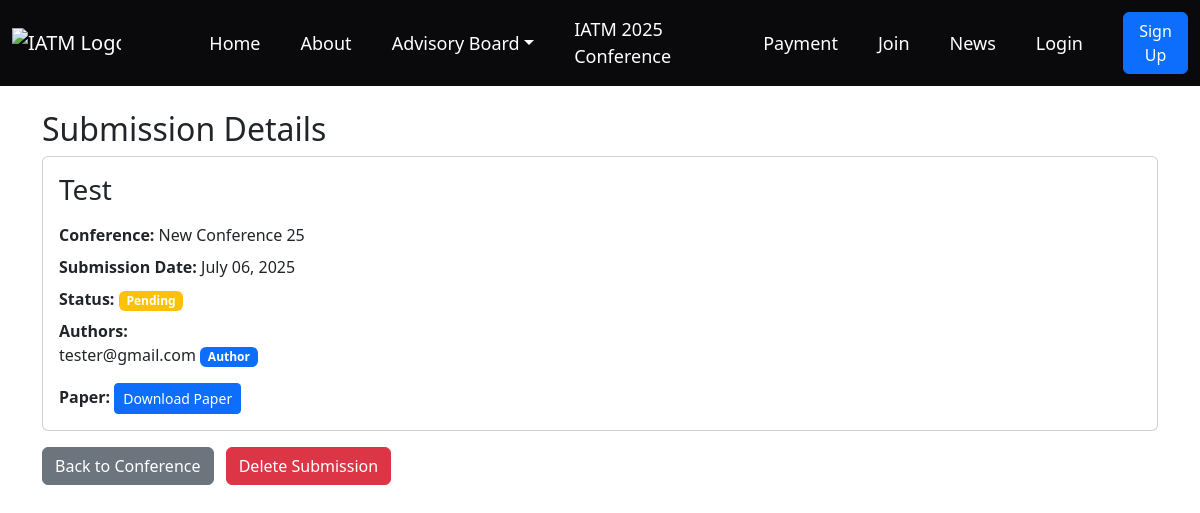
The page /submissions/5/ (signed in) on the database its author committed.
### submissions/models.py (models this page shows, shortened)
class Submissions(models.Model):
    membership = models.ForeignKey(Membership, on_delete=models.CASCADE, related_name='submissions')
    co_authors = models.ManyToManyField(CustomUser, related_name='co_authored_submissions')
    paper_title = models.CharField(max_length=255)
    submission_date = models.DateTimeField(auto_now_add=True)
    file = models.FileField(upload_to='submissions/')
    status = models.CharField(max_length=255, choices=Status.choices, default=Status.PENDING)
    class Meta:
        unique_together = ('membership', 'paper_title')
        ordering = ['-submission_date']

### conference/models.py (models this page shows, shortened)
class Conference(models.Model):
    conference_name = models.CharField(max_length=255, unique=True)
    conference_description = models.TextField()
    start_date = models.DateField()
    end_date = models.DateField()
    location = models.CharField(max_length=255)
    created_at = models.DateTimeField(auto_now_add=True)
    slug = models.SlugField(max_length=255, blank=True, null=True, unique=True)
    class Meta:
        verbose_name = "Conference"
        verbose_name_plural = "Conferences"
        ordering = ['start_date']

### membership/models.py (models this page shows, shortened)
class Membership(models.Model):
    user = models.ForeignKey(CustomUser, on_delete=models.CASCADE, related_name='memberships')
    conference = models.ForeignKey(Conference, on_delete=models.CASCADE, related_name='memberships')
    role1 = models.CharField(max_length=50, choices=Role.choices, default=Role.AUTHOR)
    role2 = models.CharField(max_length=50, choices=Role.choices, default=Role.NA)
    is_paid = models.BooleanField(default=False)
    status = models.CharField(max_length=50, choices=Status.choices, default=Status.PENDING)
    created_at = models.DateTimeField(auto_now_add=True)
    class Meta:
        unique_together = ('user', 'conference')

### accounts/models.py (models this page shows)
class CustomUser(AbstractUser):
    username = None
    email = models.EmailField(max_length=100, unique=True)
    USERNAME_FIELD = 'email'
    first_name = models.CharField(max_length=150, blank=False)
    last_name = models.CharField(max_length=150, blank=False)
    country = models.CharField(max_length=150, blank = False)
    organization = models.CharField(max_length=150, blank=False)
    phone = models.CharField(max_length=15, blank=False)
    occupation = models.CharField(max_length=50, choices=Occupation.choices, default=Occupation.STUDENT_UNDERGRADUATE)
    iatm_membership = models.BooleanField(default=False)
    REQUIRED_FIELDS = ['first_name', 'last_name', 'country', 'organization', 'phone', 'occupation']
    objects = CustomUserManager()

### submissions/views.py (the view)
# urls.py: path('<int:pk>/', views.submission_detail, name='submission_detail'),
@login_required
def submission_detail(request, pk):
    submission = get_object_or_404(Submissions, pk=pk)
    if submission.membership.user != request.user and not submission.co_authors.filter(id=request.user.id).exists():
        messages.error(request, "You are not authorized to view this submission")
        return redirect('conference_detail', slug=submission.membership.conference.slug)
    reviews = Review.objects.filter(submission=submission).order_by('-date_reviewed')
    return render(request, 'submissions/submission_detail.html', {
        'submission': submission,
        'conference': submission.membership.conference,
        'reviews': reviews
    })

### submissions/templates/submissions/submission_detail.html (shortened to what this page needs)
{% extends 'base.html' %}
{% block content %}
<div class="container mt-4">
    <h2>Submission Details</h2>
    <div class="card">
        <div class="card-body">
            <h3 class="card-title">{{ submission.paper_title }}</h3>
            <div class="mt-3">
                <strong>Conference:</strong> {{ conference.conference_name }}
            </div>
            <div class="mt-2">
                <strong>Submission Date:</strong> {{ submission.submission_date|date:"F d, Y" }}
            </div>
            <div class="mt-2">
                <strong>Status:</strong>
                {% if submission.status == 'Pending' %}
                    <span class="badge bg-warning">Pending</span>
                {% elif submission.status == 'Accepted' %}
                    <span class="badge bg-success">Accepted</span>
                {% elif submission.status == 'Rejected' %}
                    <span class="badge bg-danger">Rejected</span>
                {% elif submission.status == 'Withdrawn' %}
                    <span class="badge bg-secondary">Withdrawn</span>
                {% endif %}
            </div>
            <div class="mt-2">
                <strong>Authors:</strong>
                <ul class="list-unstyled">
                    {% if submission.co_authors.exists %}
                        <li>
                            {{ submission.membership.user.email }}
                            <span class="badge bg-info">Co-Author</span>
                        </li>
                        {% for author in submission.co_authors.all %}
                            <li>
                                {{ author.email }}
                                <span class="badge bg-info">Co-Author</span>
                            </li>
                        {% endfor %}
                    {% else %}
                        <li>
                            {{ submission.membership.user.email }}
                            <span class="badge bg-primary">Author</span>
                        </li>
                    {% endif %}
                </ul>
            </div>
            <div class="mt-3">
                <strong>Paper:</strong>
                <a href="{{ submission.file.url }}" class="btn btn-primary btn-sm" target="_blank">
                    Download Paper
                </a>
            </div>
        </div>
    </div>
    <div class="mt-3">
        <a href="{% url 'conference_detail' slug=conference.slug %}" class="btn btn-secondary">
            Back to Conference
        </a>
        {% if submission.status != 'ACCEPTED' %}
            <a href="{% url 'delete_submission' pk=submission.pk %}" class="btn btn-danger ms-2">
                Delete Submission
            </a>
        {% endif %}
    </div>
</div>
{% endblock %}

### static/css/base_style.css (style rules this page uses)
html { font-family: 'Roboto', sans-serif; }

### rows shown on the page
Submissions: paper_title "Test", submission_date "July 06, 2025", membership.user.email "tester@gmail.com"
Conference: conference_name "New Conference 25"
